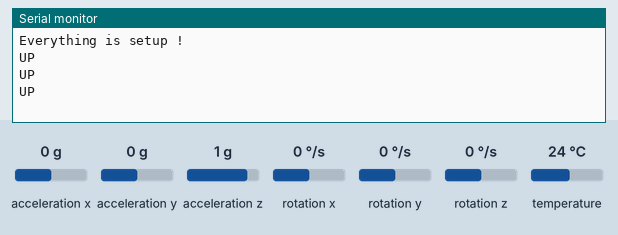
This program was run on a simulated ESP8266 (Wemos D1 mini). Shown: the last lines printed to the serial monitor. The inputs (shaded band) are chosen by the test bench; at power-on: acceleration x 0 g, acceleration y 0 g, acceleration z 1 g, rotation x 0 °/s, rotation y 0 °/s, rotation z 0 °/s, temperature 24 °C.

Above: at 1.5 s.
1.6 s: acceleration x set to 0.8 g
At 2.6 s:
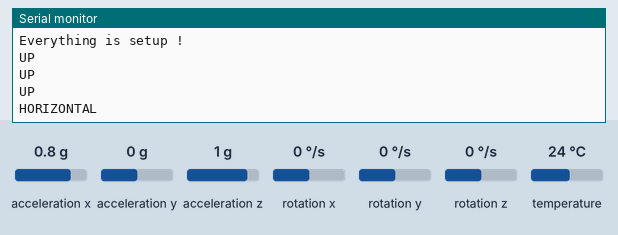
4.3 s: acceleration y set to 0.8 g
At 5.5 s:
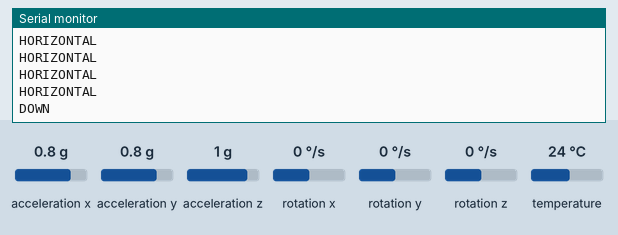

Measured:
- after the input at 1.6 s, the serial monitor: prints a new line after 0.51 s (image 1)
- after the input at 4.3 s, the serial monitor: prints a new line after 0.62 s (image 2)

The program:

main.cpp
```cpp
 /*
  * MakeIT 4th tutorial
  * Title : Orientation spotting using SKlearn classifier model
  * Author : Baptiste ZLOCH (MakeIT owner)
  * Description : This code will make classification of the orientation of the board using a machine learning model build with SciKit-learn.
  * Date : 03/08/2021
  * Tested with : ESP8266, ESP8266 WEMOS D1 mini lite, Arduino Uno.
  */

#include <Arduino.h>
#include "model.h" //the classifier model
#include <Wire.h> //I2C protocol
#include <Adafruit_MPU6050.h> //to use the MPU6050 accelerometer
#include <Adafruit_Sensor.h> //to use the adafruit sensors

Adafruit_MPU6050 accelerometer; //instanciate the accelerometer object
Eloquent::ML::Port::SVM SVM_SKleanr_classifier;//instanciate the classifier object

void setup()
{
  Serial.begin(115200);//begin the Serial communication
  Wire.begin(); //begin the I2C communication

  if (!accelerometer.begin()) //begin the MPU communication
  {
    Serial.println("Error with MPU");
  }

  Serial.println("Everything is setup !");
}

void loop()
{
  sensors_event_t a, g, temp; //instanciate the sensors's reading object
  accelerometer.getEvent(&a, &g, &temp);//register the read values to the object declared before

  float features[] = {a.acceleration.x, a.acceleration.y, a.acceleration.z}; //create the array containing the read values size is : 1x3 same as defined in google colab
  String output_str = SVM_SKleanr_classifier.predictLabel(features); //run inference

  Serial.println(output_str);//print the resulting orientation
  delay(700);
}
```

model.h
```cpp
#pragma once
#include <cstdarg>
namespace Eloquent {
    namespace ML {
        namespace Port {
            class SVM {
                public:
                    /**
                    * Predict class for features vector
                    */
                    int predict(float *x) {
                        float kernels[75] = { 0 };
                        float decisions[3] = { 0 };
                        int votes[3] = { 0 };
                        kernels[0] = compute_kernel(x,   5.66  , -8.29  , 0.16 );
                        kernels[1] = compute_kernel(x,   2.57  , -8.59  , -4.25 );
                        kernels[2] = compute_kernel(x,   5.45  , -8.18  , 0.19 );
                        kernels[3] = compute_kernel(x,   5.33  , -8.22  , -0.6 );
                        kernels[4] = compute_kernel(x,   1.27  , -8.31  , -3.48 );
                        kernels[5] = compute_kernel(x,   5.49  , -8.13  , 0.05 );
                        kernels[6] = compute_kernel(x,   1.63  , -6.54  , 2.7 );
                        kernels[7] = compute_kernel(x,   1.55  , -6.42  , 2.52 );
                        kernels[8] = compute_kernel(x,   5.42  , -8.1  , -0.64 );
                        kernels[9] = compute_kernel(x,   5.83  , -8.68  , 0.4 );
                        kernels[10] = compute_kernel(x,   1.57  , -6.39  , 2.62 );
                        kernels[11] = compute_kernel(x,   4.96  , -8.08  , -1.04 );
                        kernels[12] = compute_kernel(x,   5.43  , -8.28  , 0.45 );
                        kernels[13] = compute_kernel(x,   1.34  , -8.3  , -3.51 );
                        kernels[14] = compute_kernel(x,   1.45  , -6.57  , 2.54 );
                        kernels[15] = compute_kernel(x,   5.48  , -8.1  , -0.67 );
                        kernels[16] = compute_kernel(x,   4.87  , -7.98  , -1.2 );
                        kernels[17] = compute_kernel(x,   5.43  , -8.06  , 0.35 );
                        kernels[18] = compute_kernel(x,   5.41  , -8.07  , -0.67 );
                        kernels[19] = compute_kernel(x,   5.6  , -8.18  , 0.04 );
                        kernels[20] = compute_kernel(x,   5.5  , -7.97  , 0.15 );
                        kernels[21] = compute_kernel(x,   4.81  , -7.91  , -1.42 );
                        kernels[22] = compute_kernel(x,   5.58  , -8.02  , 0.03 );
                        kernels[23] = compute_kernel(x,   3.81  , 8.9  , 1.31 );
                        kernels[24] = compute_kernel(x,   4.28  , 7.88  , -4.31 );
                        kernels[25] = compute_kernel(x,   6.19  , 6.96  , -4.58 );
                        kernels[26] = compute_kernel(x,   -2.07  , 5.74  , -7.33 );
                        kernels[27] = compute_kernel(x,   4.53  , 8.27  , -2.77 );
                        kernels[28] = compute_kernel(x,   4.85  , 7.92  , -2.29 );
                        kernels[29] = compute_kernel(x,   6.93  , 8.01  , -1.47 );
                        kernels[30] = compute_kernel(x,   4.2  , 7.81  , -4.69 );
                        kernels[31] = compute_kernel(x,   3.55  , 6.95  , -7.77 );
                        kernels[32] = compute_kernel(x,   0.61  , 5.38  , -6.82 );
                        kernels[33] = compute_kernel(x,   -1.19  , 8.24  , 1.08 );
                        kernels[34] = compute_kernel(x,   4.38  , 8.26  , -3.34 );
                        kernels[35] = compute_kernel(x,   -2.55  , 5.64  , -7.35 );
                        kernels[36] = compute_kernel(x,   4.97  , 7.98  , -1.66 );
                        kernels[37] = compute_kernel(x,   4.67  , 8.15  , 0.74 );
                        kernels[38] = compute_kernel(x,   4.41  , 8.35  , -2.97 );
                        kernels[39] = compute_kernel(x,   4.71  , 8.3  , -1.56 );
                        kernels[40] = compute_kernel(x,   4.66  , 8.15  , -2.6 );
                        kernels[41] = compute_kernel(x,   5.06  , 7.84  , -1.79 );
                        kernels[42] = compute_kernel(x,   4.19  , 7.77  , -5.04 );
                        kernels[43] = compute_kernel(x,   9.01  , 1.67  , -0.89 );
                        kernels[44] = compute_kernel(x,   10.29  , -1.92  , -1.11 );
                        kernels[45] = compute_kernel(x,   10.53  , -2.41  , 0.78 );
                        kernels[46] = compute_kernel(x,   8.37  , 2.54  , -0.7 );
                        kernels[47] = compute_kernel(x,   9.49  , 1.7  , -2.94 );
                        kernels[48] = compute_kernel(x,   8.78  , 1.93  , -0.52 );
                        kernels[49] = compute_kernel(x,   9.65  , 2.0  , 1.12 );
                        kernels[50] = compute_kernel(x,   9.18  , -1.13  , 0.13 );
                        kernels[51] = compute_kernel(x,   9.99  , 1.91  , -1.47 );
                        kernels[52] = compute_kernel(x,   9.56  , -1.07  , -0.98 );
                        kernels[53] = compute_kernel(x,   9.55  , -0.93  , -0.48 );
                        kernels[54] = compute_kernel(x,   10.41  , -2.01  , 0.56 );
                        kernels[55] = compute_kernel(x,   9.89  , -1.34  , -1.02 );
                        kernels[56] = compute_kernel(x,   9.39  , -0.8  , -0.8 );
                        kernels[57] = compute_kernel(x,   9.45  , 0.91  , -3.44 );
                        kernels[58] = compute_kernel(x,   9.65  , -1.02  , -1.18 );
                        kernels[59] = compute_kernel(x,   10.58  , -1.86  , 0.83 );
                        kernels[60] = compute_kernel(x,   9.56  , -1.02  , -0.81 );
                        kernels[61] = compute_kernel(x,   9.46  , 1.55  , -0.65 );
                        kernels[62] = compute_kernel(x,   10.35  , -1.76  , -1.32 );
                        kernels[63] = compute_kernel(x,   9.81  , 1.73  , -1.69 );
                        kernels[64] = compute_kernel(x,   9.72  , 1.19  , -3.38 );
                        kernels[65] = compute_kernel(x,   10.11  , 1.86  , -1.11 );
                        kernels[66] = compute_kernel(x,   10.45  , -1.73  , -0.02 );
                        kernels[67] = compute_kernel(x,   9.58  , 1.05  , -3.54 );
                        kernels[68] = compute_kernel(x,   9.91  , 1.88  , -2.17 );
                        kernels[69] = compute_kernel(x,   10.37  , -1.56  , -0.79 );
                        kernels[70] = compute_kernel(x,   8.59  , 2.69  , -1.13 );
                        kernels[71] = compute_kernel(x,   8.41  , 3.11  , -1.09 );
                        kernels[72] = compute_kernel(x,   9.56  , -1.03  , -1.13 );
                        kernels[73] = compute_kernel(x,   10.27  , -1.89  , 0.32 );
                        kernels[74] = compute_kernel(x,   9.49  , 1.52  , -3.15 );
                        decisions[0] = -0.075562822348
                        + kernels[1] * 0.188409689959
                        + kernels[4]
                        + kernels[6] * 0.186361378642
                        + kernels[7]
                        + kernels[10]
                        + kernels[13]
                        + kernels[14]
                        + kernels[25] * -0.712497577233
                        + kernels[26] * -0.668642492001
                        - kernels[32]
                        + kernels[33] * -0.993630999367
                        - kernels[35]
                        - kernels[37]
                        ;
                        decisions[1] = -0.005657047033
                        + kernels[0]
                        + kernels[2]
                        + kernels[3]
                        + kernels[5]
                        + kernels[8]
                        + kernels[9] * 0.094722489834
                        + kernels[11]
                        + kernels[12]
                        + kernels[15]
                        + kernels[16]
                        + kernels[17]
                        + kernels[18]
                        + kernels[19]
                        + kernels[20]
                        + kernels[21]
                        + kernels[22]
                        - kernels[44]
                        - kernels[45]
                        - kernels[50]
                        - kernels[52]
                        - kernels[53]
                        - kernels[54]
                        - kernels[55]
                        + kernels[56] * -0.094722489834
                        - kernels[58]
                        - kernels[59]
                        - kernels[60]
                        - kernels[62]
                        - kernels[66]
                        - kernels[69]
                        - kernels[72]
                        - kernels[73]
                        ;
                        decisions[2] = 0.02919868758
                        + kernels[23] * 0.399427400564
                        + kernels[24]
                        + kernels[25]
                        + kernels[27]
                        + kernels[28]
                        + kernels[29]
                        + kernels[30]
                        + kernels[31] * 0.824961887878
                        + kernels[34]
                        + kernels[36]
                        + kernels[37]
                        + kernels[38]
                        + kernels[39]
                        + kernels[40]
                        + kernels[41]
                        + kernels[42]
                        - kernels[43]
                        - kernels[46]
                        - kernels[47]
                        - kernels[48]
                        - kernels[49]
                        - kernels[51]
                        - kernels[57]
                        - kernels[61]
                        - kernels[63]
                        - kernels[64]
                        + kernels[65] * -0.224389288442
                        - kernels[67]
                        - kernels[68]
                        - kernels[70]
                        - kernels[71]
                        - kernels[74]
                        ;
                        votes[decisions[0] > 0 ? 0 : 1] += 1;
                        votes[decisions[1] > 0 ? 0 : 2] += 1;
                        votes[decisions[2] > 0 ? 1 : 2] += 1;
                        int val = votes[0];
                        int idx = 0;

                        for (int i = 1; i < 3; i++) {
                            if (votes[i] > val) {
                                val = votes[i];
                                idx = i;
                            }
                        }

                        return idx;
                    }

                    /**
                    * Predict readable class name
                    */
                    const char* predictLabel(float *x) {
                        return idxToLabel(predict(x));
                    }

                    /**
                    * Convert class idx to readable name
                    */
                    const char* idxToLabel(uint8_t classIdx) {
                        switch (classIdx) {
                            case 0:
                            return "UP";
                            case 1:
                            return "DOWN";
                            case 2:
                            return "HORIZONTAL";
                            default:
                            return "Houston we have a problem";
                        }
                    }

                protected:
                    /**
                    * Compute kernel between feature vector and support vector.
                    * Kernel type: rbf
                    */
                    float compute_kernel(float *x, ...) {
                        va_list w;
                        va_start(w, 3);
                        float kernel = 0.0;

                        for (uint16_t i = 0; i < 3; i++) {
                            kernel += pow(x[i] - va_arg(w, double), 2);
                        }

                        return exp(-0.001 * kernel);
                    }
                };
            }
        }
    }
```
